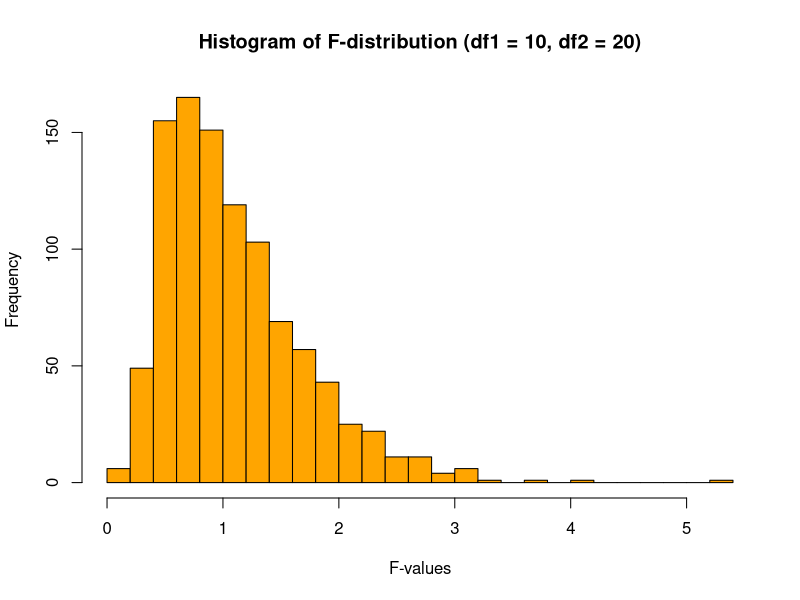

The R source for this figure:
# (i) Find the 95th percentile of the F-distribution with (10, 20) degrees of freedom
f_percentile_95 <- qf(0.95, df1 = 10, df2 = 20)

# (ii) Calculate the area under the curve for intervals [0, 1.5] and [1.5, +∞) for an F-curve with df1 = 10 and df2 = 20
area_0_to_1.5 <- pf(1.5, df1 = 10, df2 = 20)
area_1.5_to_inf <- 1 - area_0_to_1.5

# (iii) Calculate the quantile for a given area under the curve for q = 0.25, 0.5, 0.75, 0.999
quantiles <- qf(c(0.25, 0.5, 0.75, 0.999), df1 = 10, df2 = 20)

# (iv) Generate 1000 random values from the F-distribution with df1 = 10 and df2 = 20 and plot a histogram
f_values <- rf(1000, df1 = 10, df2 = 20)
hist(f_values, breaks = 30, col = "orange", main = "Histogram of F-distribution (df1 = 10, df2 = 20)",
     xlab = "F-values")

# Display results for 4(i), 4(ii), and 4(iii)
cat("95th Percentile of F-distribution (df1 = 10, df2 = 20):", f_percentile_95, "\n")
cat("Area under F-curve for [0, 1.5]:", area_0_to_1.5, "\n")
cat("Area under F-curve for [1.5, +∞):", area_1.5_to_inf, "\n")
cat("Quantiles for F-distribution (q = 0.25, 0.5, 0.75, 0.999):", quantiles, "\n")